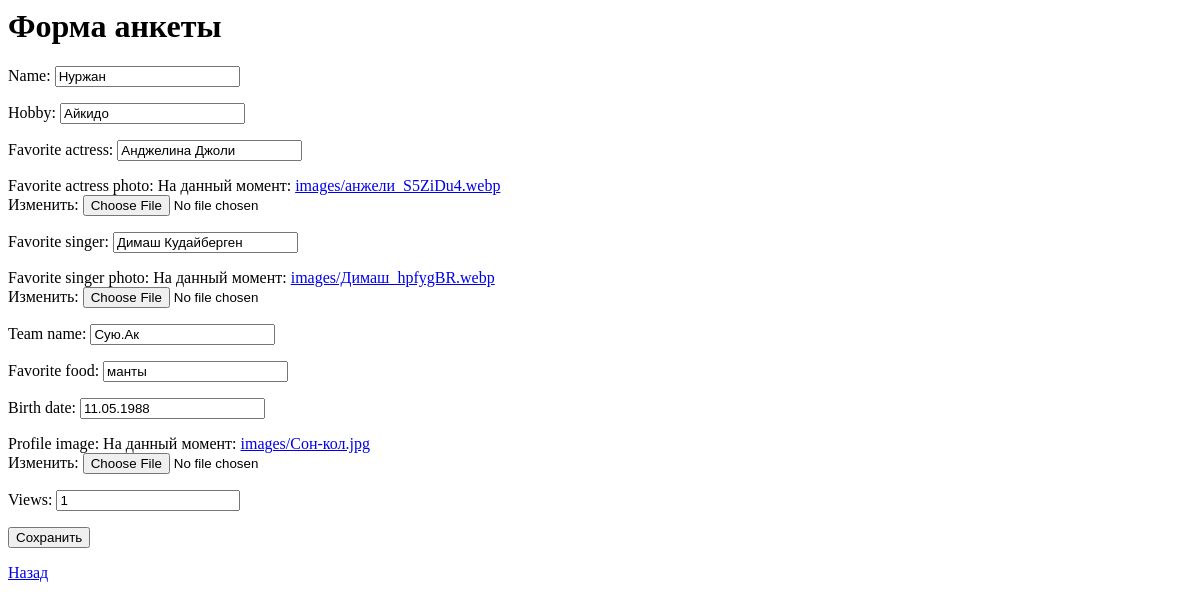
The app's page /questionnaire/update/1/, older data.
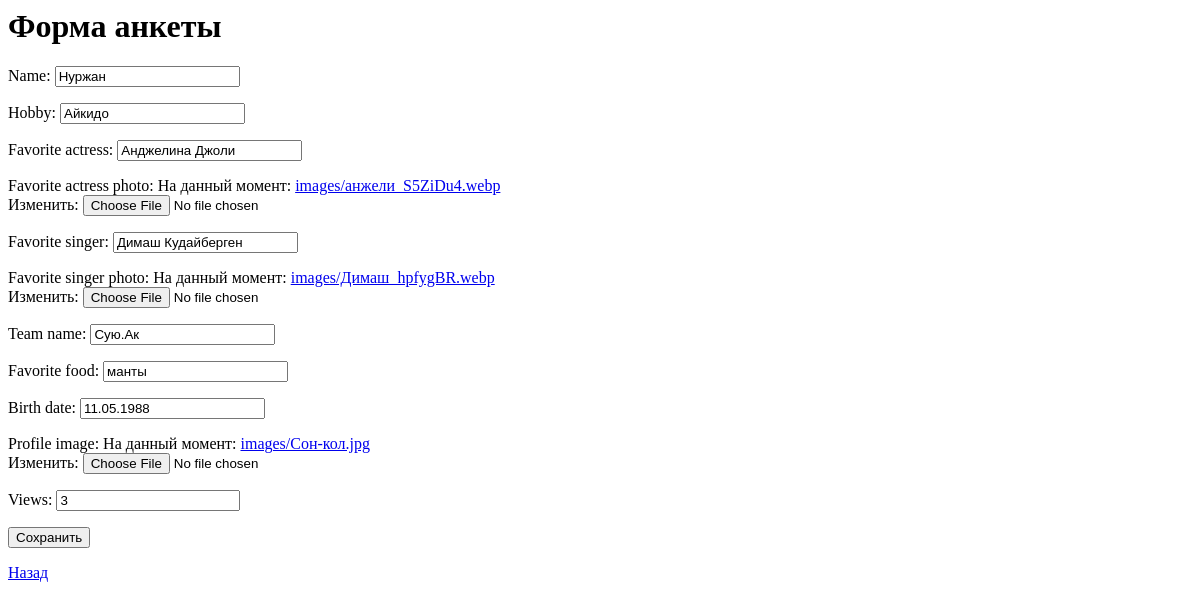
The same page, newer data.
### questionnaire/models.py (models this page shows, shortened)
class Questionnaire(models.Model):
    name = models.CharField(max_length=100)
    hobby = models.CharField(max_length=100)
    favorite_actress = models.CharField(max_length=100)
    favorite_actress_photo = models.ImageField(upload_to='images/')
    favorite_singer = models.CharField(max_length=100)
    favorite_singer_photo = models.ImageField(upload_to='images/')
    team_name = models.CharField(max_length=100)
    favorite_food = models.CharField(max_length=100)
    birth_date = models.DateField()
    profile_image = models.ImageField(upload_to='images/')
    views = models.PositiveBigIntegerField(default=0, null=True)

### questionnaire/views.py (the view)
# urls.py: path('update/<int:pk>/', QuestionnaireUpdateView.as_view(), name='update'),
class QuestionnaireUpdateView(UpdateView):
    model = Questionnaire
    form_class = QuestionnaireForm
    template_name = "questionnaire/form.html"
    success_url = reverse_lazy("questionnaire:list")

### questionnaire/forms.py
class QuestionnaireForm(forms.ModelForm):
    class Meta:
        model = Questionnaire
        fields = '__all__'

### templates/questionnaire/form.html (shortened to what this page needs)
<h1>Форма анкеты</h1>
<form method="post" enctype="multipart/form-data">
    {{ form.as_p }}
    <button type="submit">Сохранить</button>
</form>
<a href="{% url 'questionnaire:list' %}">Назад</a>

Row changes from the older to the newer data that the page shows:
changed Questionnaire "Нуржан": views "1" → "3"
